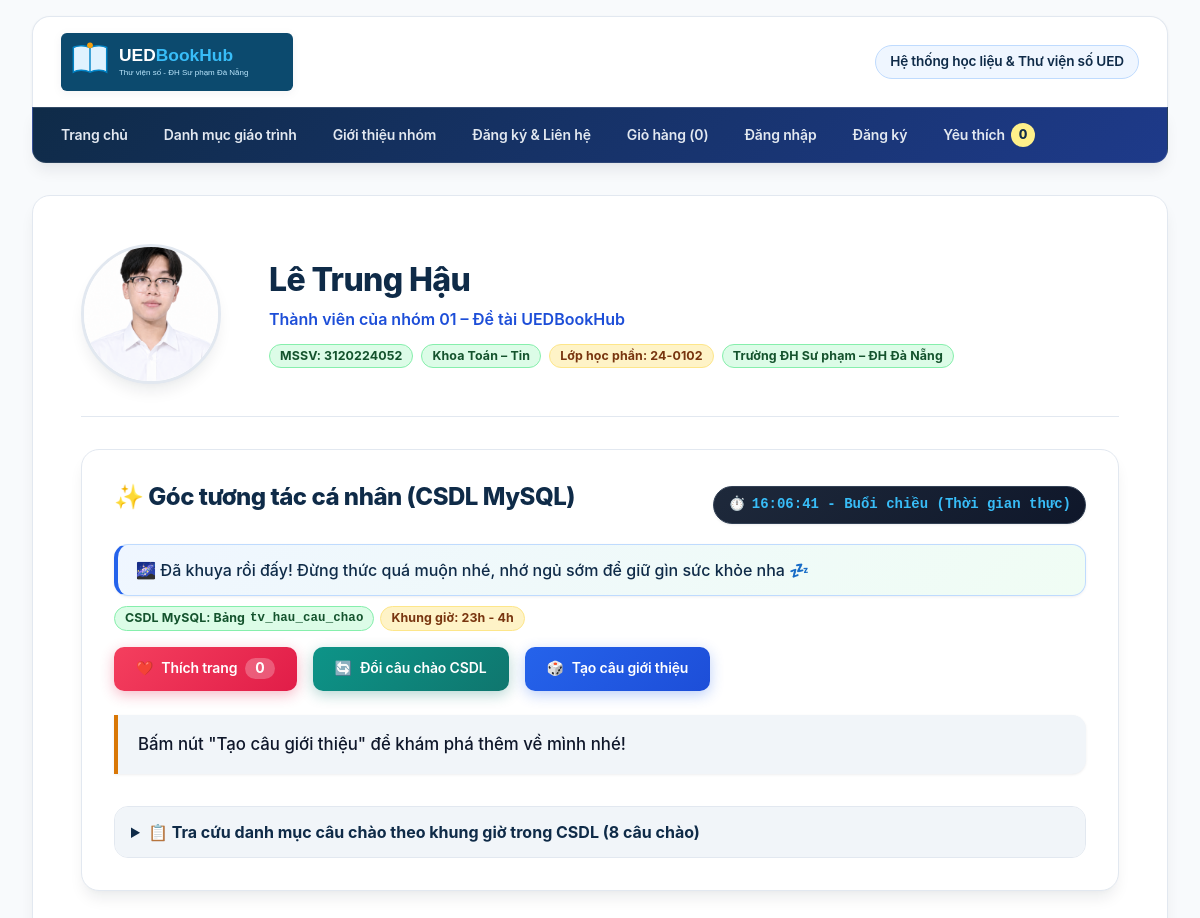
Page /thanhvien/3120224052_hau/gioithieu.php (upper part) on the earlier database version.
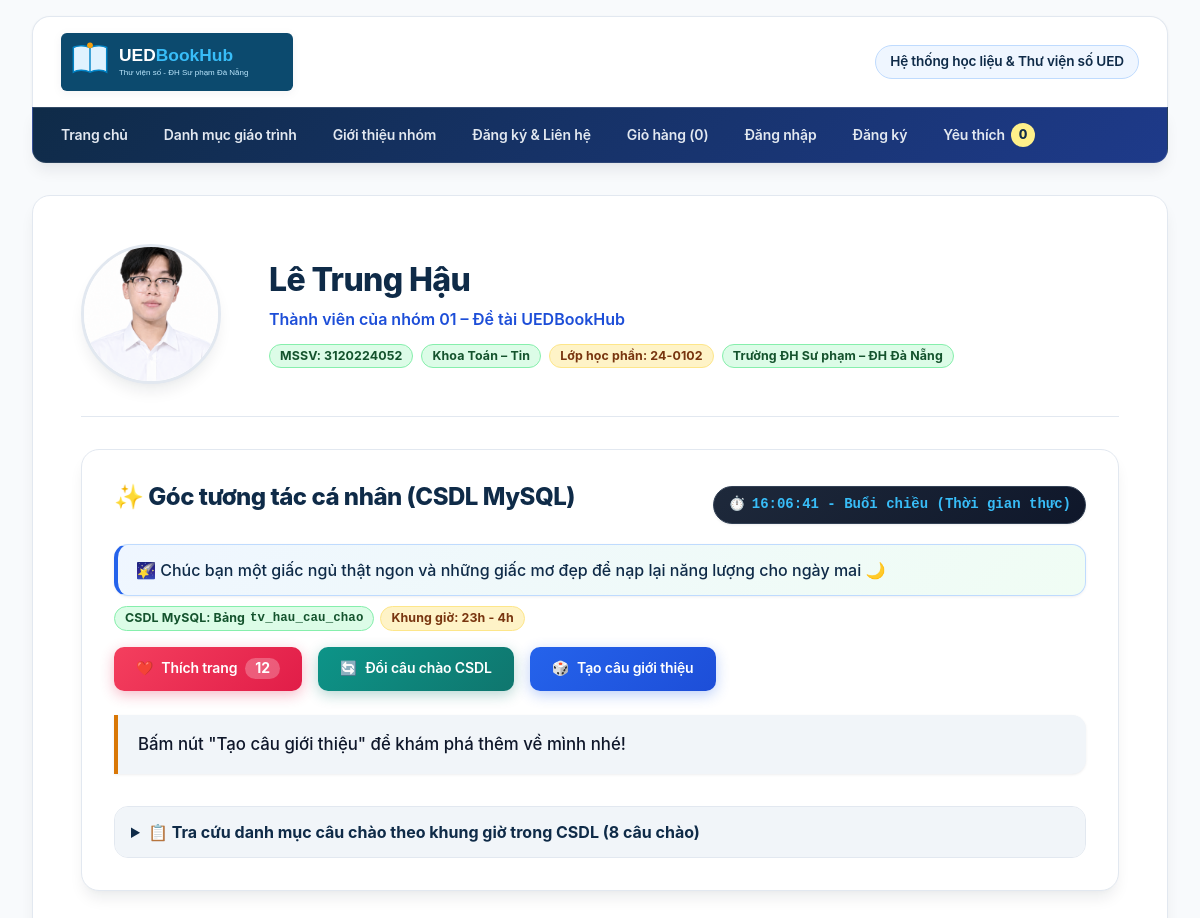
Same page on the later database version.
### tables this page shows
CREATE TABLE tv_hau_cau_chao (
    id INT UNSIGNED AUTO_INCREMENT PRIMARY KEY,
    mssv CHAR(10) NOT NULL DEFAULT '3120224052',
    buoi ENUM('sang', 'chieu', 'toi', 'khuya') NOT NULL,
    gio_bat_dau TINYINT UNSIGNED NOT NULL,
    gio_ket_thuc TINYINT UNSIGNED NOT NULL,
    bieu_tuong VARCHAR(20) NOT NULL DEFAULT '✨',
    tieu_de VARCHAR(100) NOT NULL,
    loi_chao VARCHAR(500) NOT NULL,
    kich_hoat TINYINT(1) NOT NULL DEFAULT 1,
    ngay_tao DATETIME NOT NULL DEFAULT CURRENT_TIMESTAMP,
    KEY idx_tv_hau_cau_chao_gio (mssv, gio_bat_dau, gio_ket_thuc, kich_hoat),
    CONSTRAINT fk_tv_hau_cau_chao_thanh_vien FOREIGN KEY (mssv)
        REFERENCES thanh_vien(mssv) ON DELETE CASCADE
);

### inc/ham.php (called while the page is built, shortened)
<?php
function e(string|int|float|null $value): string
{
    return htmlspecialchars((string) $value, ENT_QUOTES | ENT_SUBSTITUTE, 'UTF-8');
}

### thanhvien/3120224052_hau/gioithieu.php (the view, shortened to what the changed rows need)
<?php
$pdo = null;
try {
    $pdo = db();
} catch (Throwable $e) {
    error_log('CSDL MySQL chưa sẵn sàng: ' . $e->getMessage());
}
function laySoLuotThichCSDL(?PDO $pdo, string $mssv): int {
    try {
        $st = $pdo->prepare('SELECT COUNT(*) FROM tv_hau_luot_thich WHERE mssv = ?');
        $st->execute([$mssv]);
        return (int)$st->fetchColumn();
    } catch (Throwable $e) {
        error_log('Lỗi đếm lượt thích CSDL: ' . $e->getMessage());
        return 12;
    }
}
function layCauChaoCSDL(?PDO $pdo, string $mssv, ?int $gio = null): array {
    if ($pdo) {
        try {
            $sql = "SELECT id, buoi, gio_bat_dau, gio_ket_thuc, bieu_tuong, tieu_de, loi_chao
                    FROM tv_hau_cau_chao
                    WHERE mssv = :mssv
                      AND kich_hoat = 1
                      AND (
                        (gio_bat_dau <= gio_ket_thuc AND :g1 >= gio_bat_dau AND :g2 <= gio_ket_thuc)
                        OR (gio_bat_dau > gio_ket_thuc AND (:g3 >= gio_bat_dau OR :g4 <= gio_ket_thuc))
                      )
                    ORDER BY RAND()
                    LIMIT 1";
            $st = $pdo->prepare($sql);
            $st->execute([
                'mssv' => $mssv,
                'g1' => $gio,
                'g2' => $gio,
                'g3' => $gio,
                'g4' => $gio,
            ]);
            $kq = $st->fetch();
            if ($kq) {
                return $kq;
            }
        } catch (Throwable $e) {
            error_log('Lỗi lấy câu chào CSDL: ' . $e->getMessage());
        }
    }
    if ($gio >= 5 && $gio < 12) {
        return ['id' => 1, 'buoi' => 'sang', 'gio_bat_dau' => 5, 'gio_ket_thuc' => 11, 'bieu_tuong' => '☀️', 'tieu_de' => 'Buổi sáng rạng rỡ', 'loi_chao' => '☀️ Buổi sáng rạng rỡ nha! Chúc bạn ngày mới đầy ắp tiếng cười và lượm lặt thêm thật nhiều điều hay ho nè ✨'];
    } elseif ($gio >= 12 && $gio < 18) {
        return ['id' => 3, 'buoi' => 'chieu', 'gio_bat_dau' => 12, 'gio_ket_thuc' => 17, 'bieu_tuong' => '🌤️', 'tieu_de' => 'Chiều an lành', 'loi_chao' => '🌤️ Chiều an lành nhé! Chúc bạn nạp đầy năng lượng và có buổi học thật vui nha ✨'];
    } elseif ($gio >= 18 && $gio < 23) {
        return ['id' => 5, 'buoi' => 'toi', 'gio_bat_dau' => 18, 'gio_ket_thuc' => 22, 'bieu_tuong' => '🌙', 'tieu_de' => 'Tối an yên', 'loi_chao' => '🌙 Tối an yên nhé! Đừng quên vừa học vừa thư giãn để nạp lại năng lượng cho bản thân nha ☁️'];
    } else {
        return ['id' => 7, 'buoi' => 'khuya', 'gio_bat_dau' => 23, 'gio_ket_thuc' => 4, 'bieu_tuong' => '🌌', 'tieu_de' => 'Đêm khuya thanh tịnh', 'loi_chao' => '🌌 Đã khuya rồi đấy! Đừng thức quá muộn nhé, nhớ ngủ sớm để giữ gìn sức khỏe nha 💤'];
    }
}
$daThichPhien = !empty($_SESSION['hau_da_thich_3120224052']);
$soLuotThich = laySoLuotThichCSDL($pdo, MSSV_HAU);
$gioHienTai = (int)date('G');
$cauChaoHienTai = layCauChaoCSDL($pdo, MSSV_HAU, $gioHienTai);
require __DIR__ . '/../../inc/header.php';
?>
  <main class="noi-dung-chinh">
    <article class="ho-so-ca-nhan">
      <div class="ho-so-ca-nhan__than">
        <div class="ho-so-ca-nhan__hang-dau">
          <div class="ho-so-ca-nhan__thong-tin">
            <h1 class="ho-so-ca-nhan__ten">Lê Trung Hậu</h1>
          </div>
        </div>
        <section class="tuong-tac" id="tuong-tac" aria-labelledby="tieu-de-tuong-tac">
          <div class="tuong-tac__dau">
            <h2 id="tieu-de-tuong-tac" class="tuong-tac__tieu-de">✨ Góc tương tác cá nhân (CSDL MySQL)</h2>
          </div>
          <div class="khung-loi-chao-csdl">
            <div id="loi-chao" class="tuong-tac__loi-chao" role="status" aria-live="polite">
              <?= e($cauChaoHienTai['loi_chao']) ?>
            </div>
            <div class="loi-chao__thong-tin-csdl">
              <span class="huy-hieu huy-hieu--con">CSDL MySQL: Bảng <code>tv_hau_cau_chao</code></span>
              <span class="huy-hieu huy-hieu--sap-het" id="huy-hieu-khung-gio">Khung giờ: <?= e((string)$cauChaoHienTai['gio_bat_dau']) ?>h - <?= e((string)$cauChaoHienTai['gio_ket_thuc']) ?>h</span>
            </div>
          </div>
          <div class="tuong-tac__hanh-dong">
            <form class="form-thich" action="gioithieu.php#tuong-tac" method="post">
              <button id="nut-thich" class="nut nut--thich <?= $daThichPhien ? 'nut-thich--da-thich' : '' ?>" type="submit" aria-label="Thả tim thích trang (Lưu CSDL MySQL)">
                <span class="nut-thich__bieu-tuong" aria-hidden="true">❤️</span>
                <span class="nut-thich__nhan"><?= $daThichPhien ? 'Đã thích' : 'Thích trang' ?></span>
                <span class="nut-thich__so" id="so-luot-thich" title="Tổng lượt thích lưu trong CSDL MySQL"><?= e((string)$soLuotThich) ?></span>
              </button>
            </form>
          </div>
        </section>
      </div>
    </article>
  </main>
<?php require __DIR__ . '/../../inc/footer.php'; ?>

Differences in the rows shown:
added tv_hau_cau_chao: loi_chao "🌠 Chúc bạn một giấc ngủ thật ngon và những giấc mơ đẹp để nạp lại năng lượng cho ngày mai 🌙", gio_bat_dau "23", gio_ket_thuc "4"
Other differences:
$soLuotThich: "0" → "12"
$cauChaoHienTai['loi_chao']: "🌌 Đã khuya rồi đấy! Đừng thức quá muộn nhé, nhớ ngủ sớm để giữ gìn sức khỏe nha 💤" → (not shown)
$cauChaoHienTai['gio_bat_dau']: "23" → (not shown)
$cauChaoHienTai['gio_ket_thuc']: "4" → (not shown)
